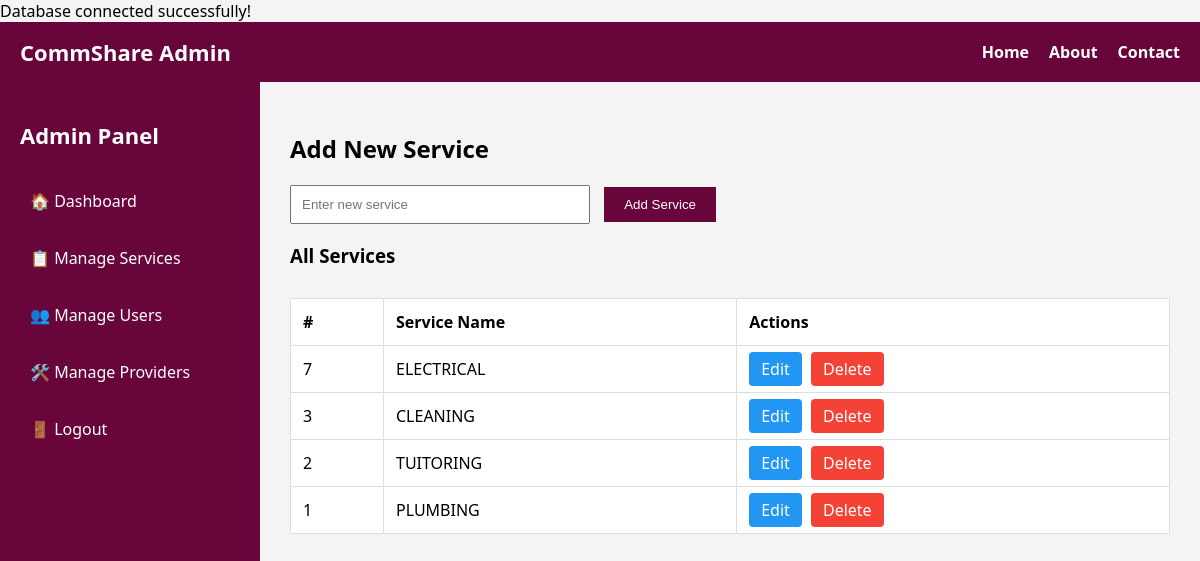
The app's page /manage_services.php (signed in) with its own data.
### tables this page shows
CREATE TABLE `services` (
  `id` int NOT NULL,
  `name` varchar(100) NOT NULL,
  `description` text,
  `created_at` timestamp NULL DEFAULT CURRENT_TIMESTAMP
);

### manage_services.php (the view, shortened to what this page needs)
<?php
require_once "db connection.php";
$stmt = $conn->query("SELECT * FROM services ORDER BY id DESC");
$services = $stmt->fetchAll(PDO::FETCH_ASSOC);
$editing = false;
$editService = null;
?>
<!DOCTYPE html>
<html lang="en">
<head>
</head>
<body>
<nav>
    <h1>CommShare Admin</h1>
    <ul>
        <li><a href="index.php">Home</a></li>
        <li><a href="about.php">About</a></li>
        <li><a href="contact.php">Contact</a></li>
    </ul>
</nav>
<div class="dashboard-container">
    <div class="sidebar">
        <h2>Admin Panel</h2>
        <a href="admin dashboard.php">🏠 Dashboard</a>
        <a href="manage_services.php">📋 Manage Services</a>
        <a href="manage_users.php">👥 Manage Users</a>
        <a href="manage_providers.php">🛠️ Manage Providers</a>
        <a href="logout.php">🚪 Logout</a>
    </div>
    <div class="main-content">
        <h2><?php echo $editing ? "Edit Service" : "Add New Service"; ?></h2>
        <form method="POST">
            <?php if ($editing): ?>
                <input type="hidden" name="service_id" value="<?php echo $editService['id']; ?>">
                <input type="text" name="service_name" value="<?php echo htmlspecialchars($editService['name']); ?>" required>
                <input type="submit" name="edit_service" value="Update Service">
            <?php else: ?>
                <input type="text" name="service_name" placeholder="Enter new service" required>
                <input type="submit" name="add_service" value="Add Service">
            <?php endif; ?>
        </form>
        <h3>All Services</h3>
        <table>
            <thead>
                <tr>
                    <th>#</th>
                    <th>Service Name</th>
                    <th>Actions</th>
                </tr>
            </thead>
            <tbody>
                <?php foreach ($services as $service): ?>
                    <tr>
                        <td><?php echo $service['id']; ?></td>
                        <td><?php echo htmlspecialchars($service['name']); ?></td>
                        <td>
                            <a class="action-btn edit-btn" href="?edit=<?php echo $service['id']; ?>">Edit</a>
                            <a class="action-btn delete-btn" href="?delete=<?php echo $service['id']; ?>" onclick="return confirm('Are you sure you want to delete this service?');">Delete</a>
                        </td>
                    </tr>
                <?php endforeach; ?>
            </tbody>
        </table>
    </div>
</div>
</body>
</html>

### manage_services.php (style rules this page uses)
body { margin: 0; font-family: 'Segoe UI', sans-serif; background-color: #f4f4f4ff; }
nav { background-color: #68063cff; padding: 15px 20px; color: white; display: flex; justify-content: space-between; align-items: center; }
nav h1 { margin: 0; font-size: 22px; }
nav ul { list-style: none; display: flex; gap: 20px; margin: 0; padding: 0; }
nav ul li a { color: white; text-decoration: none; font-weight: bold; }
.dashboard-container { display: flex; height: calc(100vh - 60px); }
.sidebar { width: 220px; background-color: #68063cff; color: white; padding: 20px; }
.sidebar h2 { font-size: 22px; margin-bottom: 30px; }
.sidebar a { display: block; color: white; text-decoration: none; margin-bottom: 15px; padding: 10px; border-radius: 4px; transition: background 0.3s ease; }
.main-content { flex-grow: 1; padding: 30px; overflow-y: auto; }
form input[type="text"] { padding: 10px; width: 300px; margin-right: 10px; }
form input[type="submit"] { padding: 10px 20px; background-color: #68063cff; color: white; border: none; cursor: pointer; }
table { width: 100%; margin-top: 30px; border-collapse: collapse; background: #fff; }
table, th, td { border: 1px solid #ddd; }
th, td { padding: 12px; text-align: left; }
a.action-btn { padding: 6px 12px; margin-right: 5px; text-decoration: none; border-radius: 4px; color: white; }
a.edit-btn { background-color: #2196F3; }
a.delete-btn { background-color: #f44336; }

### records on screen
services: id "7", name "ELECTRICAL"
services: id "3", name "CLEANING"
services: id "2", name "TUITORING"
services: id "1", name "PLUMBING"
